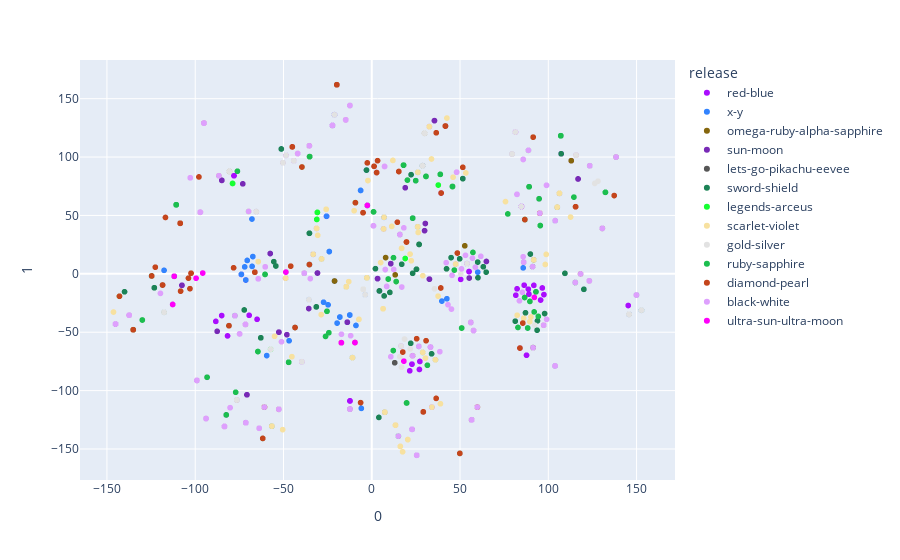

Write notebook code for a chart like this one.
### Code cell
tsne = TSNE()

proj = pd.merge(pd.DataFrame(tsne.fit_transform(pca_type_3), index=poke_types.index), pokemon_forms, left_index=True, right_index=True)
fig = px.scatter(proj, x=0, y = 1, color = proj["release"], hover_name=proj.index, color_discrete_sequence=px.colors.qualitative.Alphabet).show()

### Figure 1 — Plotly figure (JSON) as saved in the notebook; plotly's stock layout.template omitted (floating-point values rounded to 4 significant figures; data arrays with more than 128 entries replaced by an {"elided": "..."} marker saying what was removed)
{"data": [{"hovertemplate": "<b>%{hovertext}</b><br><br>release=red-blue<br>0=%{x}<br>1=%{y}<extra></extra>", "hovertext": {"elided": "151 str values"}, "legendgroup": "red-blue", "marker": {"color": "#AA0DFE", "symbol": "circle"}, "mode": "markers", "name": "red-blue", "showlegend": true, "type": "scattergl", "x": {"elided": "151 float values"}, "xaxis": "x", "y": {"elided": "151 float values"}, "yaxis": "y"}, {"hovertemplate": "<b>%{hovertext}</b><br><br>release=x-y<br>0=%{x}<br>1=%{y}<extra></extra>", "hovertext": ["venusaur-mega", "charizard-mega-x", "charizard-mega-y", "blastoise-mega", "alakazam-mega", "gengar-mega", "kangaskhan-mega", "pinsir-mega", "gyarados-mega", "aerodactyl-mega", "mewtwo-mega-x", "mewtwo-mega-y", "ampharos-mega", "scizor-mega", "heracross-mega", "houndoom-mega", "tyranitar-mega", "blaziken-mega", "gardevoir-mega", "mawile-mega", "aggron-mega", "medicham-mega", "manectric-mega", "banette-mega", "absol-mega", "garchomp-mega", "lucario-mega", "abomasnow-mega", "chespin", "quilladin", "chesnaught", "fennekin", "braixen", "delphox", "froakie", "frogadier", "greninja", "bunnelby", "diggersby", "fletchling", "fletchinder", "talonflame", "scatterbug", "spewpa", "vivillon", "litleo", "pyroar", "flabebe", "floette", "florges", "skiddo", "gogoat", "pancham", "pangoro", "furfrou", "espurr", "meowstic-male", "meowstic-female", "honedge", "doublade", "aegislash-shield", "aegislash-blade", "spritzee", "aromatisse", "swirlix", "slurpuff", "inkay", "malamar", "binacle", "barbaracle", "skrelp", "dragalge", "clauncher", "clawitzer", "helioptile", "heliolisk", "tyrunt", "tyrantrum", "amaura", "aurorus", "sylveon", "hawlucha", "dedenne", "carbink", "goomy", "sliggoo", "goodra", "klefki", "phantump", "trevenant", "pumpkaboo-average", "pumpkaboo-small", "pumpkaboo-large", "pumpkaboo-super", "gourgeist-average", "gourgeist-small", "gourgeist-large", "gourgeist-super", "bergmite", "avalugg", "noibat", "noivern", "xerneas", "yveltal", "zygarde-50", "diancie", "hoopa-confined", "hoopa-unbound", "volcanion"], "legendgroup": "x-y", "marker": {"color": "#3283FE", "symbol": "circle"}, "mode": "markers", "name": "x-y", "showlegend": true, "type": "scattergl", "x": [-5.895, -33.16, -21.12, 94.78, -135.1, -25.62, -97.11, -19.78, 107.1, -22.28, -118.5, -135.1, -28.45, -93.87, -76.43, -3.705, -35.6, -66.22, -124.6, 23.19, 85.77, 24.9, 23.1, 88.32, 57.68, 41.71, -35.31, 29.18, 56.57, 56.57, 15.06, -80.88, -77.53, -46.82, 103.9, 103.9, 107.1, -97.11, -67.84, -95.05, -21.12, -21.12, -52.64, -52.64, -19.78, -67.78, -71.98, 152.8, 152.8, 145.8, 56.57, 56.57, 60.04, -2.977, -97.11, -145.1, -145.1, -145.1, 6.945, 6.945, 6.945, 6.945, 145.8, 145.8, 145.8, 145.8, 39.71, 42.54, -73.85, -71.36, 3.284, -2.507, 105.0, 105.0, -70.54, -67.36, -24.05, -24.05, -24.73, -27.31, 145.8, -51.23, -57.51, -21.09, 103.8, 103.8, 103.8, 23.19, -8.938, -18.07, -18.07, -13.85, -12.45, -12.45, -12.45, -19.63, -13.85, -13.85, 115.3, 120.1, -6.308, -6.308, 145.8, -35.36, 41.71, -21.09, -111.9, -59.49, -117.6], "xaxis": "x", "y": [-115.2, 16.71, 136.3, 64.29, -47.89, 49.33, 52.77, 161.9, 118.2, 127.1, -9.575, -47.89, 12.79, -123.9, -108.0, -17.87, -22.1, 1.39, -1.821, 47.72, 5.111, 79.81, -70.15, -46.37, -48.57, 126.6, 7.965, -118.2, -125.0, -125.0, -139.0, -44.42, -35.86, -57.31, 45.55, 45.55, 118.2, 52.77, 46.93, 129.1, 136.3, 136.3, -116.0, -116.0, 161.9, 6.388, 5.978, -31.19, -31.19, -34.68, -125.0, -125.0, 1.451, 88.84, 52.77, -42.99, -42.99, -42.99, 48.44, 48.44, 48.44, 48.44, -34.68, -34.68, -34.68, -34.68, -23.34, -21.33, -0.46, -5.275, -4.095, 58.58, 57.12, 57.12, 11.48, 14.79, 19.07, 19.07, -26.55, -24.3, -34.68, 106.9, 17.4, -6.124, -78.85, -78.85, -78.85, 47.72, -44.22, -36.98, -36.98, -41.44, -35.24, -35.24, -35.24, -42.17, -41.44, -41.44, -7.409, -13.25, 71.42, 71.42, -34.68, 109.6, 126.6, -6.124, -2.078, -70.01, 2.986], "yaxis": "y"}, {"hovertemplate": "<b>%{hovertext}</b><br><br>release=omega-ruby-alpha-sapphire<br>0=%{x}<br>1=%{y}<extra></extra>", "hovertext": ["beedrill-mega", "pidgeot-mega", "slowbro-mega", "steelix-mega", "sceptile-mega", "swampert-mega", "sableye-mega", "sharpedo-mega", "camerupt-mega", "altaria-mega", "glalie-mega", "salamence-mega", "metagross-mega", "latias-mega", "latios-mega", "kyogre-primal", "groudon-primal", "rayquaza-mega", "lopunny-mega", "gallade-mega", "audino-mega", "diancie-mega"], "legendgroup": "omega-ruby-alpha-sapphire", "marker": {"color": "#85660D", "symbol": "circle"}, "mode": "markers", "name": "omega-ruby-alpha-sapphire", "showlegend": true, "type": "scattergl", "x": [-99.08, -95.05, 113.0, 29.93, 7.396, 138.4, 7.857, 107.1, -47.07, 52.69, 115.3, -35.2, 18.0, 45.73, 45.73, 86.72, 13.28, -35.2, -86.57, -118.5, -80.62, -21.09], "xaxis": "x", "y": [-91.28, 129.1, 96.88, 120.4, -118.5, 100.0, 13.9, 118.2, -75.74, 24.0, -7.409, 100.4, 93.08, 74.8, 74.8, 46.48, -0.8612, 100.4, 83.99, -9.575, 87.68, -6.124], "yaxis": "y"}, {"hovertemplate": "<b>%{hovertext}</b><br><br>release=sun-moon<br>0=%{x}<br>1=%{y}<extra></extra>", "hovertext": ["rattata-alolan", "raticate-alolan", "raichu-alolan", "sandshrew-alolan", "sandslash-alolan", "vulpix-alolan", "ninetales-alolan", "diglett-alolan", "dugtrio-alolan", "meowth-alolan", "persian-alolan", "geodude-alolan", "graveler-alolan", "golem-alolan", "grimer-alolan", "muk-alolan", "exeggutor-alolan", "marowak-alolan", "greninja-ash", "zygarde-10", "zygarde-complete", "rowlet", "dartrix", "decidueye", "litten", "torracat", "incineroar", "popplio", "brionne", "primarina", "pikipek", "trumbeak", "toucannon", "yungoos", "gumshoos", "grubbin", "charjabug", "vikavolt", "crabrawler", "crabominable", "oricorio-baile", "oricorio-pom-pom", "oricorio-pau", "oricorio-sensu", "cutiefly", "ribombee", "rockruff", "lycanroc-midday", "lycanroc-midnight", "wishiwashi-solo", "wishiwashi-school", "mareanie", "toxapex", "mudbray", "mudsdale", "dewpider", "araquanid", "fomantis", "lurantis", "morelull", "shiinotic", "salandit", "salazzle", "stufful", "bewear", "bounsweet", "steenee", "tsareena", "comfey", "oranguru", "passimian", "wimpod", "golisopod", "sandygast", "palossand", "pyukumuku", "type-null", "silvally", "minior-meteor", "minior-core", "komala", "turtonator", "togedemaru", "mimikyu", "bruxish", "drampa", "dhelmise", "jangmo-o", "hakamo-o", "kommo-o", "tapu-koko", "tapu-lele", "tapu-bulu", "tapu-fini", "cosmog", "cosmoem", "solgaleo", "lunala", "nihilego", "buzzwole", "pheromosa", "xurkitree", "celesteela", "kartana", "guzzlord", "necrozma", "magearna", "marshadow"], "legendgroup": "sun-moon", "marker": {"color": "#782AB6", "symbol": "circle"}, "mode": "markers", "name": "sun-moon", "showlegend": true, "type": "scattergl", "x": [4.332, 4.332, -48.07, -30.75, -30.75, 115.3, 30.35, -38.24, -38.24, 56.09, 56.09, -52.6, -52.6, -52.6, 1.302, 2.758, 7.396, -48.79, 107.1, 41.71, 41.71, 49.9, 49.9, 13.45, -80.88, -87.57, -35.67, 105.0, 105.0, 79.48, -95.05, -95.05, -95.05, -97.11, -97.11, -52.64, -71.34, -71.34, 55.22, 18.97, -21.12, -14.74, -12.38, -45.01, -70.7, -70.7, -17.2, -17.2, -9.513, 105.0, 106.3, 3.284, 3.284, 91.38, 91.38, 116.9, 116.9, 56.57, 56.57, 22.82, 22.82, 10.75, 10.75, -84.92, -84.92, 56.57, 56.57, 56.57, 145.8, -65.4, 64.95, -82.41, -82.41, 35.53, 35.53, 106.3, -97.11, -97.11, -22.28, -22.28, -97.11, -33.16, -107.5, 29.91, 115.7, -73.05, -13.85, 103.8, 32.66, 32.66, -57.51, -124.6, 22.82, 79.48, -137.4, -145.1, -112.8, -111.9, -31.25, -76.43, -76.43, 33.27, -50.29, 25.47, 0.9429, -137.4, 23.19, 6.707], "xaxis": "x", "y": [-14.65, -14.65, -52.1, 0.702, 0.702, -7.409, 43.11, 0.5837, 0.5837, -41.65, -41.65, -49.93, -49.93, -49.93, 92.07, 86.73, -118.5, -3.696, 118.2, 126.6, 126.6, -153.7, -153.7, -129.6, -44.42, -49.22, -29.75, 57.12, 57.12, 102.6, 129.1, 129.1, 129.1, 52.77, 52.77, -116.0, -127.5, -127.5, -3.589, 73.71, 136.3, 131.8, 144.2, 108.7, -103.6, -103.6, -58.97, -58.97, -58.81, 57.12, 68.95, -4.095, -4.095, -63.21, -63.21, 81.25, 81.25, -125.0, -125.0, -133.1, -133.1, 8.729, 8.729, 80.05, 80.05, -125.0, -125.0, -125.0, -34.68, 53.29, 10.59, -120.8, -120.8, 131.2, 131.2, 68.95, 52.77, 52.77, 127.1, 127.1, 52.77, 16.71, -9.818, 36.98, 101.6, 77.08, -41.44, -78.85, -4.55, -4.55, 17.4, -1.821, -133.1, 102.6, -35.4, -42.99, -26.22, -2.078, 38.92, -108.0, -108.0, -62.71, 95.13, -155.4, 41.16, -35.4, 47.72, 38.47], "yaxis": "y"}, {"hovertemplate": "<b>%{hovertext}</b><br><br>release=lets-go-pikachu-eevee<br>0=%{x}<br>1=%{y}<extra></extra>", "hovertext": ["pikachu-lets-go", "eevee-lets-go", "meltan", "melmetal"], "legendgroup": "lets-go-pikachu-eevee", "marker": {"color": "#565656", "symbol": "circle"}, "mode": "markers", "name": "lets-go-pikachu-eevee", "showlegend": true, "type": "scattergl", "x": [13.01, -97.11, 91.76, 91.76], "xaxis": "x", "y": [-76.15, 52.77, 11.94, 11.94], "yaxis": "y"}, {"hovertemplate": "<b>%{hovertext}</b><br><br>release=sword-shield<br>0=%{x}<br>1=%{y}<extra></extra>", "hovertext": ["meowth-galarian", "ponyta-galarian", "rapidash-galarian", "slowpoke-galarian", "slowbro-galarian", "farfetchd-galarian", "weezing-galarian", "mr-mime-galarian", "articuno-galarian", "zapdos-galarian", "moltres-galarian", "slowking-galarian", "corsola-galarian", "zigzagoon-galarian", "linoone-galarian", "darumaka-galarian", "darmanitan-galarian-standard", "darmanitan-galarian-zen", "yamask-galarian", "stunfisk-galarian", "grookey", "thwackey", "rillaboom", "scorbunny", "raboot", "cinderace", "sobble", "drizzile", "inteleon", "skwovet", "greedent", "rookidee", "corvisquire", "corviknight", "blipbug", "dottler", "orbeetle", "nickit", "thievul", "gossifleur", "eldegoss", "wooloo", "dubwool", "chewtle", "drednaw", "yamper", "boltund", "rolycoly", "carkol", "coalossal", "applin", "flapple", "appletun", "silicobra", "sandaconda", "cramorant", "arrokuda", "barraskewda", "toxel", "toxtricity-amped", "toxtricity-low-key", "sizzlipede", "centiskorch", "clobbopus", "grapploct", "sinistea", "polteageist", "hatenna", "hattrem", "hatterene", "impidimp", "morgrem", "grimmsnarl", "obstagoon", "perrserker", "cursola", "sirfetchd", "mr-rime", "runerigus", "milcery", "alcremie", "falinks", "pincurchin", "snom", "frosmoth", "stonjourner", "eiscue-ice", "eiscue-noice", "indeedee-male", "indeedee-female", "morpeko-full-belly", "morpeko-hangry", "cufant", "copperajah", "dracozolt", "arctozolt", "dracovish", "arctovish", "duraludon", "dreepy", "drakloak", "dragapult", "zacian-hero", "zacian-crowned", "zamazenta-hero", "zamazenta-crowned", "eternatus", "eternatus-eternamax", "kubfu", "urshifu-single-strike", "urshifu-rapid-strike", "zarude", "regieleki", "regidrago", "glastrier", "spectrier", "calyrex", "calyrex-ice-rider", "calyrex-shadow-rider"], "legendgroup": "sword-shield", "marker": {"color": "#1C8356", "symbol": "circle"}, "mode": "markers", "name": "sword-shield", "showlegend": true, "type": "scattergl", "x": [89.85, -135.1, -124.6, -130.0, 26.11, 60.17, 26.02, 28.79, -12.38, -51.23, -35.36, 22.28, 93.66, 10.26, 4.332, 123.2, 120.1, 16.97, 15.91, -38.24, 56.57, 56.57, 56.57, -77.53, -72.23, -71.53, 105.0, 105.0, 105.0, -97.11, -97.11, 149.9, 149.9, 2.079, -52.64, -56.58, -56.58, 57.68, 57.68, 56.57, 56.57, -97.11, -97.11, 105.0, 123.5, 22.05, 33.9, -17.2, -55.47, -54.31, 7.396, 7.396, 4.034, 91.38, 91.38, 109.4, 106.3, 89.11, -35.32, -35.32, -35.32, -62.84, -62.84, 60.0, 42.36, 93.88, 97.9, -145.1, -145.1, -124.6, 23.16, 25.35, 25.35, 7.003, 91.12, 81.28, 63.19, 28.79, 15.91, 145.8, 152.8, 64.8, 28.87, 51.57, 51.57, -17.2, 123.2, 123.2, -123.2, -123.2, -31.4, -31.4, 91.12, 91.76, -28.45, -43.46, 91.42, 107.3, -9.263, 26.82, 26.82, 26.82, 145.8, -14.41, 44.94, -35.31, -2.507, -2.507, 49.81, -2.977, -2.75, -10.93, 36.05, 103.8, 123.2, 87.08, -117.7, -140.0, -111.9], "xaxis": "x", "y": [16.94, -47.89, -1.821, -39.53, 86.95, -3.292, 40.28, 92.6, 144.2, 106.9, 109.6, 84.95, -48.25, -15.9, -14.65, -6.04, -13.25, 8.212, 33.65, 0.5837, -125.0, -125.0, -125.0, -35.86, -30.94, -43.27, 57.12, 57.12, 57.12, 52.77, 52.77, -18.13, -18.13, 4.446, -116.0, -130.4, -130.4, -48.57, -48.57, -125.0, -125.0, 52.77, 52.77, 57.12, 92.54, -59.49, -68.49, -58.97, 10.44, 6.723, -118.5, -118.5, -123.0, -63.21, -63.21, 0.4246, 68.95, 74.59, 34.76, 34.76, 34.76, -54.78, -54.78, 10.04, 4.286, -40.22, -34.02, -42.99, -42.99, -1.821, 0.4583, 3.963, 3.963, -18.93, 6.188, -40.55, 6.077, 92.6, 33.65, -34.68, -31.19, 1.455, -67.3, 81.53, 81.53, -58.97, -6.04, -6.04, -11.94, -11.94, -28.3, -28.3, 6.188, 11.94, 12.79, -45.96, 117.1, 102.8, 60.95, 25.2, 25.2, 25.2, -34.68, -11.07, 13.89, 7.965, 58.58, 58.58, 12.89, 88.84, -3.412, -71.78, -73.57, -78.85, -6.04, -33.35, -32.94, -15.37, -2.078], "yaxis": "y"}, {"hovertemplate": "<b>%{hovertext}</b><br><br>release=legends-arceus<br>0=%{x}<br>1=%{y}<extra></extra>", "hovertext": ["growlithe-hisuian", "arcanine-hisuian", "voltorb-hisuian", "electrode-hisuian", "typhlosion-hisuian", "qwilfish-hisuian", "sneasel-hisuian", "dialga-origin", "palkia-origin", "samurott-hisuian", "lilligant-hisuian", "basculin-white-striped", "zorua-hisuian", "zoroark-hisuian", "braviary-hisuian", "sliggoo-hisuian", "goodra-hisuian", "avalugg-hisuian", "decidueye-hisuian", "wyrdeer", "kleavor", "ursaluna", "basculegion-male", "basculegion-female", "sneasler", "overqwil", "enamorus-incarnate", "enamorus-therian"], "legendgroup": "legends-arceus", "marker": {"color": "#16FF32", "symbol": "circle"}, "mode": "markers", "name": "legends-arceus", "showlegend": true, "type": "scattergl", "x": [-57.27, -57.27, -142.9, -142.9, -48.63, -31.12, -30.8, -9.263, 91.42, 107.1, 15.06, 103.9, -78.84, -78.84, -12.38, -9.263, -9.263, 37.7, 15.06, -69.77, -63.76, 18.94, 88.76, 88.76, -30.8, -31.12, -39.56, -39.56], "xaxis": "x", "y": [-64.65, -64.65, -19.19, -19.19, 1.483, 46.61, 52.61, 60.95, 117.1, 118.2, -139.0, 45.55, 77.38, 77.38, 144.2, 60.95, 60.95, 76.04, -139.0, 53.42, -132.2, 13.13, 105.8, 105.8, 52.61, 46.61, 91.5, 91.5], "yaxis": "y"}, {"hovertemplate": "<b>%{hovertext}</b><br><br>release=scarlet-violet<br>0=%{x}<br>1=%{y}<extra></extra>", "hovertext": {"elided": "140 str values"}, "legendgroup": "scarlet-violet", "marker": {"color": "#F7E1A0", "symbol": "circle"}, "mode": "markers", "name": "scarlet-violet", "showlegend": true, "type": "scattergl", "x": {"elided": "140 float values"}, "xaxis": "x", "y": {"elided": "140 float values"}, "yaxis": "y"}, {"hovertemplate": "<b>%{hovertext}</b><br><br>release=gold-silver<br>0=%{x}<br>1=%{y}<extra></extra>", "hovertext": ["chikorita", "bayleef", "meganium", "cyndaquil", "quilava", "typhlosion", "totodile", "croconaw", "feraligatr", "sentret", "furret", "hoothoot", "noctowl", "ledyba", "ledian", "spinarak", "ariados", "crobat", "chinchou", "lanturn", "pichu", "cleffa", "igglybuff", "togepi", "togetic", "natu", "xatu", "mareep", "flaaffy", "ampharos", "bellossom", "marill", "azumarill", "sudowoodo", "politoed", "hoppip", "skiploom", "jumpluff", "aipom", "sunkern", "sunflora", "yanma", "wooper", "quagsire", "espeon", "umbreon", "murkrow", "slowking", "misdreavus", "unown", "wobbuffet", "girafarig", "pineco", "forretress", "dunsparce", "gligar", "steelix", "snubbull", "granbull", "qwilfish", "scizor", "shuckle", "heracross", "sneasel", "teddiursa", "ursaring", "slugma", "magcargo", "swinub", "piloswine", "corsola", "remoraid", "octillery", "delibird", "mantine", "skarmory", "houndour", "houndoom", "kingdra", "phanpy", "donphan", "porygon2", "stantler", "smeargle", "tyrogue", "hitmontop", "smoochum", "elekid", "magby", "miltank", "blissey", "raikou", "entei", "suicune", "larvitar", "pupitar", "tyranitar", "lugia", "ho-oh", "celebi"], "legendgroup": "gold-silver", "marker": {"color": "#E2E2E2", "symbol": "circle"}, "mode": "markers", "name": "gold-silver", "showlegend": true, "type": "scattergl", "x": [56.57, 56.57, 56.57, -80.88, -74.84, -80.88, 94.78, 94.78, 94.78, -97.11, -97.11, -95.05, -95.05, -19.78, -19.78, -93.29, -93.29, -48.58, 128.2, 126.3, 18.57, 145.8, -80.62, 145.8, -39.56, -12.38, -12.38, 21.79, 31.51, 16.63, 56.57, 79.48, 79.48, -17.2, 84.77, 49.9, 49.9, 49.9, -110.8, 56.57, 56.57, -19.78, 138.4, 138.4, -130.0, 56.09, -35.36, 115.7, 92.33, -135.1, -135.1, -65.4, -60.81, -93.87, -110.8, -41.95, 29.93, 152.8, 145.8, 81.39, -93.87, -63.76, -76.43, 35.53, -110.8, -110.8, -80.88, -57.27, 36.54, 36.54, 123.5, 94.78, 94.78, -44.14, 130.6, -50.29, -3.705, -4.817, 91.42, 91.38, 83.93, -110.8, -97.11, -110.8, 50.43, 53.95, 28.79, 15.82, -77.53, -110.8, -110.8, 16.85, -80.88, 94.78, -39.56, -39.56, -35.6, -12.38, -21.12, -117.7], "xaxis": "x", "y": [-125.0, -125.0, -125.0, -44.42, -51.42, -44.42, 64.29, 64.29, 64.29, 52.77, 52.77, 129.1, 129.1, 161.9, 161.9, -88.55, -88.55, 101.5, 79.36, 77.42, -55.79, -34.68, 87.68, -34.68, 91.5, 144.2, 144.2, -64.23, -78.27, -61.79, -125.0, 102.6, 102.6, -58.97, 57.64, -153.7, -153.7, -153.7, 59.11, -125.0, -125.0, 161.9, 100.0, 100.0, -39.53, -41.65, 109.6, 101.6, -43.9, -47.89, -47.89, 53.29, -114.2, -123.9, 59.11, 103.0, 120.4, -31.19, -34.68, 121.4, -123.9, -132.2, -108.0, -12.83, 59.11, 59.11, -44.42, -64.65, 120.8, 120.8, 92.54, 64.29, 64.29, 96.83, 38.95, 95.13, -17.87, -13.2, 117.1, -63.21, -63.55, 59.11, 52.77, 59.11, -0.1391, 8.705, 92.6, -70.98, -35.86, 59.11, 59.11, -79.97, -44.42, 64.29, -75.35, -75.35, -22.1, 144.2, 136.3, -32.94], "yaxis": "y"}, {"hovertemplate": "<b>%{hovertext}</b><br><br>release=ruby-sapphire<br>0=%{x}<br>1=%{y}<extra></extra>", "hovertext": {"elided": "141 str values"}, "legendgroup": "ruby-sapphire", "marker": {"color": "#1CBE4F", "symbol": "circle"}, "mode": "markers", "name": "ruby-sapphire", "showlegend": true, "type": "scattergl", "x": {"elided": "141 float values"}, "xaxis": "x", "y": {"elided": "141 float values"}, "yaxis": "y"}, {"hovertemplate": "<b>%{hovertext}</b><br><br>release=diamond-pearl<br>0=%{x}<br>1=%{y}<extra></extra>", "hovertext": ["turtwig", "grotle", "torterra", "chimchar", "monferno", "infernape", "piplup", "prinplup", "empoleon", "starly", "staravia", "staraptor", "bidoof", "bibarel", "kricketot", "kricketune", "shinx", "luxio", "luxray", "budew", "roserade", "cranidos", "rampardos", "shieldon", "bastiodon", "burmy-plant", "burmy-sandy", "burmy-trash", "wormadam-plant", "wormadam-sandy", "wormadam-trash", "mothim", "combee", "vespiquen", "pachirisu", "buizel", "floatzel", "cherubi", "cherrim", "shellos", "gastrodon", "ambipom", "drifloon", "drifblim", "buneary", "lopunny", "mismagius", "honchkrow", "glameow", "purugly", "chingling", "stunky", "skuntank", "bronzor", "bronzong", "bonsly", "mime-jr", "happiny", "chatot", "spiritomb", "gible", "gabite", "garchomp", "munchlax", "riolu", "lucario", "hippopotas", "hippowdon", "skorupi", "drapion", "croagunk", "toxicroak", "carnivine", "finneon", "lumineon", "mantyke", "snover", "abomasnow", "weavile", "magnezone", "lickilicky", "rhyperior", "tangrowth", "electivire", "magmortar", "togekiss", "yanmega", "leafeon", "glaceon", "gliscor", "mamoswine", "porygon-z", "gallade", "probopass", "dusknoir", "froslass", "rotom", "rotom-heat", "rotom-wash", "rotom-frost", "rotom-fan", "rotom-mow", "uxie", "mesprit", "azelf", "dialga", "palkia", "heatran", "regigigas", "giratina-altered", "giratina-origin", "cresselia", "phione", "manaphy", "darkrai", "shaymin-land", "shaymin-sky", "arceus"], "legendgroup": "diamond-pearl", "marker": {"color": "#C4451C", "symbol": "circle"}, "mode": "markers", "name": "diamond-pearl", "showlegend": true, "type": "scattergl", "x": [59.79, 59.79, 36.47, -71.53, -66.22, -66.22, 86.72, 115.5, 137.3, -95.05, -95.05, -95.05, -108.5, -97.9, -60.81, -60.81, 30.75, 23.1, 25.43, -6.327, -12.36, -17.2, -9.513, -102.4, -103.8, -60.81, -60.81, -52.64, -83.43, -61.74, -93.87, -19.78, -19.78, -19.78, 23.1, 115.5, 115.5, 56.57, 59.79, 95.19, 138.4, -108.5, -45.01, -45.01, -108.5, -108.5, 85.57, -35.36, -108.5, -116.8, -135.1, -2.52, 2.758, 15.32, 15.32, -17.2, -124.6, -97.11, -95.05, 3.295, 41.71, 41.71, 41.71, -97.11, 48.49, -35.31, 83.93, 91.38, 51.58, 1.302, 19.67, 19.67, 59.79, 95.19, 95.19, 130.6, 29.18, 29.18, 39.09, -108.3, -97.11, 39.3, 56.57, 17.58, -80.88, -39.56, -19.78, 59.79, 118.3, -41.95, 36.54, -97.11, -118.5, -102.4, 97.39, 14.51, -45.91, -78.25, -122.6, -43.46, -14.74, -142.9, -135.1, -145.1, -135.1, -9.263, 91.42, -103.0, -97.11, -4.945, -4.945, -145.1, 95.19, 95.19, 56.09, 59.79, 49.9, -97.11], "xaxis": "x", "y": [-114.1, -114.1, -106.6, -43.27, 1.39, 1.39, 46.48, 57.46, 67.04, 129.1, 129.1, 129.1, 43.3, 82.97, -114.2, -114.2, -57.28, -70.15, -55.56, -110.3, -115.8, -58.97, -58.81, 0.545, -3.692, -114.2, -114.2, -116.0, -130.7, -140.9, -123.9, 161.9, 161.9, 161.9, -70.15, 57.46, 57.46, -125.0, -114.1, 51.91, 100.0, 43.3, 108.7, 108.7, 43.3, 43.3, -42.17, 109.6, 43.3, 48.28, -47.89, 95.04, 86.73, 87.64, 87.64, -58.97, -1.821, 52.77, 129.1, 96.92, 126.6, 126.6, 126.6, 52.77, 17.79, 7.965, -63.55, -63.21, 91.22, 92.07, 27.27, 27.27, -114.1, 51.91, 51.91, 38.95, -118.2, -118.2, -12.11, -14.83, 52.77, 69.22, -125.0, -66.99, -44.42, 91.5, 161.9, -114.1, -0.05542, 103.0, 120.8, 52.77, -9.575, 0.545, -43.98, 44.2, 6.579, 5.152, 5.689, -45.96, 131.8, -19.19, -47.89, -42.99, -47.89, 60.95, 117.1, -12.7, 52.77, 52.38, 52.38, -42.99, 51.91, 51.91, -41.65, -114.1, -153.7, 52.77], "yaxis": "y"}, {"hovertemplate": "<b>%{hovertext}</b><br><br>release=black-white<br>0=%{x}<br>1=%{y}<extra></extra>", "hovertext": {"elided": "165 str values"}, "legendgroup": "black-white", "marker": {"color": "#DEA0FD", "symbol": "circle"}, "mode": "markers", "name": "black-white", "showlegend": true, "type": "scattergl", "x": {"elided": "165 float values"}, "xaxis": "x", "y": {"elided": "165 float values"}, "yaxis": "y"}, {"hovertemplate": "<b>%{hovertext}</b><br><br>release=ultra-sun-ultra-moon<br>0=%{x}<br>1=%{y}<extra></extra>", "hovertext": ["rockruff-own-tempo", "lycanroc-dusk", "necrozma-dusk-mane", "necrozma-dawn-wings", "necrozma-ultra", "poipole", "naganadel", "stakataka", "blacephalon", "zeraora"], "legendgroup": "ultra-sun-ultra-moon", "marker": {"color": "#FE00FA", "symbol": "circle"}, "mode": "markers", "name": "ultra-sun-ultra-moon", "showlegend": true, "type": "scattergl", "x": [-9.513, -17.2, -112.8, -111.9, -95.75, 92.11, -2.507, -99.51, -48.63, 18.19], "xaxis": "x", "y": [-58.81, -58.97, -26.22, -2.078, 0.6684, -20.18, 58.58, -3.742, 1.483, -74.77], "yaxis": "y"}], "layout": {"legend": {"title": {"text": "release"}, "tracegroupgap": 0}, "margin": {"t": 60}, "xaxis": {"anchor": "y", "domain": [0, 1], "title": {"text": "0"}}, "yaxis": {"anchor": "x", "domain": [0, 1], "title": {"text": "1"}}}}
